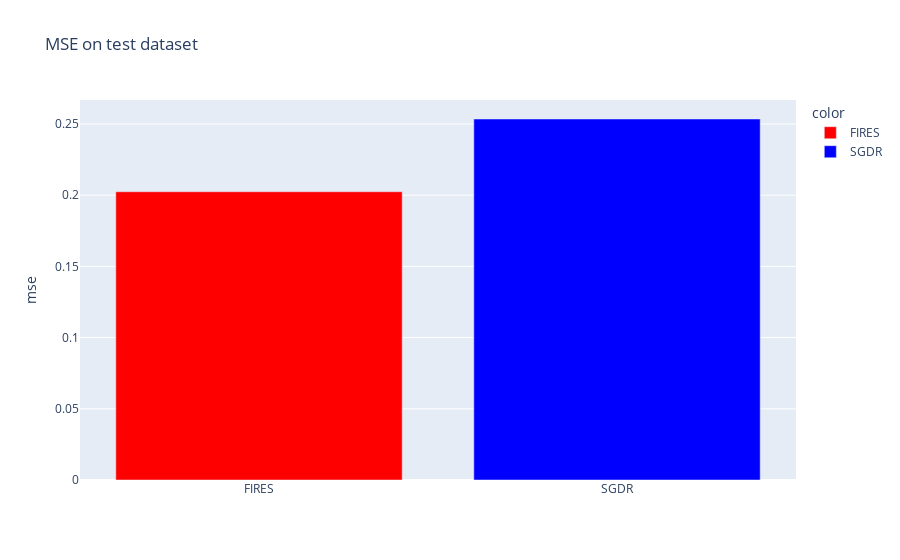

Here is the notebook cell this chart was saved with:
### Code cell
col_names = ["FIRES", "SGDR" ]
values = [fires_cuda_mse_test, sgdr_mse_test]
fig = px.bar(x=col_names, y=values, title="MSE on test dataset", labels={"y":"mse", "x":""}, color=col_names, color_discrete_map={'FIRES': 'red', "SGDR": "blue"})
fig.show()

### Figure 1 — Plotly figure (JSON) as saved in the notebook; plotly's stock layout.template omitted (floating-point values rounded to 4 significant figures)
{"data": [{"alignmentgroup": "True", "hovertemplate": "color=FIRES<br>=%{x}<br>mse=%{y}<extra></extra>", "legendgroup": "FIRES", "marker": {"color": "red"}, "name": "FIRES", "offsetgroup": "FIRES", "orientation": "v", "showlegend": true, "textposition": "auto", "type": "bar", "x": ["FIRES"], "xaxis": "x", "y": [0.2024], "yaxis": "y"}, {"alignmentgroup": "True", "hovertemplate": "color=SGDR<br>=%{x}<br>mse=%{y}<extra></extra>", "legendgroup": "SGDR", "marker": {"color": "blue"}, "name": "SGDR", "offsetgroup": "SGDR", "orientation": "v", "showlegend": true, "textposition": "auto", "type": "bar", "x": ["SGDR"], "xaxis": "x", "y": [0.2535], "yaxis": "y"}], "layout": {"barmode": "relative", "legend": {"title": {"text": "color"}, "tracegroupgap": 0}, "title": {"text": "MSE on test dataset"}, "xaxis": {"anchor": "y", "domain": [0, 1], "title": {"text": ""}}, "yaxis": {"anchor": "x", "domain": [0, 1], "title": {"text": "mse"}}}}
